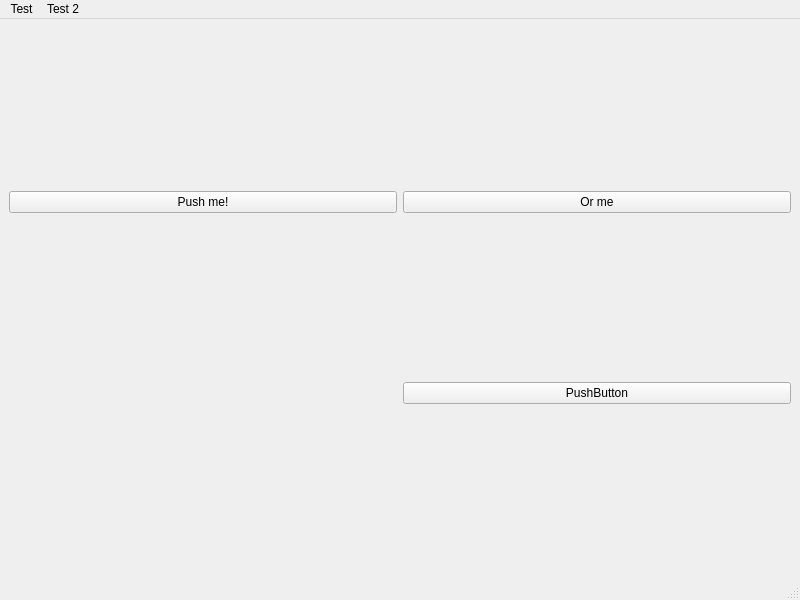
<?xml version="1.0" encoding="UTF-8"?>
<ui version="4.0">
 <class>mainWindow</class>
 <widget class="QMainWindow" name="mainWindow">
  <property name="geometry">
   <rect>
    <x>0</x>
    <y>0</y>
    <width>800</width>
    <height>600</height>
   </rect>
  </property>
  <property name="windowTitle">
   <string>Test</string>
  </property>
  <widget class="QWidget" name="centralwidget">
   <layout class="QGridLayout" name="gridLayout">
    <item row="2" column="0">
     <widget class="QPushButton" name="push_me">
      <property name="text">
       <string>Push me!</string>
      </property>
     </widget>
    </item>
    <item row="3" column="1">
     <widget class="QPushButton" name="pushButton">
      <property name="text">
       <string>PushButton</string>
      </property>
     </widget>
    </item>
    <item row="2" column="1">
     <widget class="QPushButton" name="or_me">
      <property name="text">
       <string>Or me</string>
      </property>
     </widget>
    </item>
   </layout>
  </widget>
  <widget class="QMenuBar" name="menubar">
   <property name="geometry">
    <rect>
     <x>0</x>
     <y>0</y>
     <width>800</width>
     <height>26</height>
    </rect>
   </property>
   <widget class="QMenu" name="menuTest">
    <property name="title">
     <string>Test</string>
    </property>
    <addaction name="actionTest"/>
    <addaction name="actionTest_2"/>
   </widget>
   <widget class="QMenu" name="menuTest_2">
    <property name="title">
     <string>Test 2</string>
    </property>
    <addaction name="actionTest_3"/>
   </widget>
   <addaction name="menuTest"/>
   <addaction name="menuTest_2"/>
  </widget>
  <widget class="QStatusBar" name="statusbar"/>
  <action name="actionTest">
   <property name="text">
    <string>Test</string>
   </property>
  </action>
  <action name="actionTest_2">
   <property name="text">
    <string>Test 2</string>
   </property>
  </action>
  <action name="actionTest_3">
   <property name="text">
    <string>Test</string>
   </property>
  </action>
 </widget>
 <resources/>
 <connections/>
</ui>
